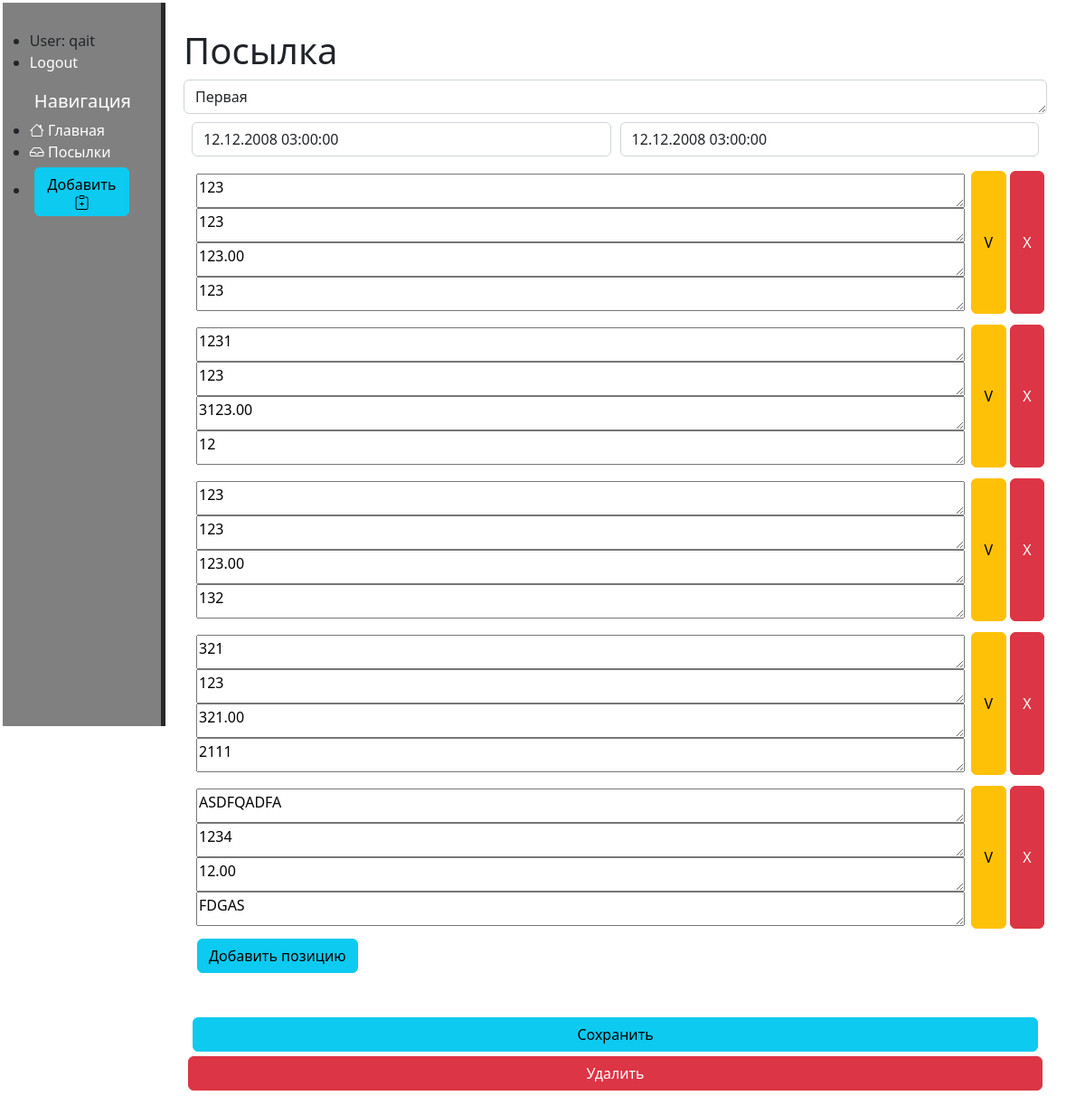
The app's page /posting_accounting/package_edit/1 (signed in) with its own data.
### PostingAccounting/models.py (models this page shows, shortened)
class Package(models.Model):
    orderDate = models.DateTimeField(verbose_name= 'Дата Заказа')
    unboxingDate = models.DateTimeField(verbose_name= 'Дата Распаковки')
    orderNomber = models.CharField("Номер", unique=True, max_length=250)
    orderItems =  models.ManyToOneRel("Items", field_name='orderItems',  on_delete=models.CASCADE, to='order')
    user = models.ForeignKey(User, verbose_name= 'Пользователь', on_delete=models.CASCADE, null=True)
    annotation = models.CharField("Номер", unique=True, max_length=250, null=True)

class Item(models.Model):
    sku = models.CharField(verbose_name="SKU", max_length=50)
    count = models.IntegerField(verbose_name="Количество")
    price = models.DecimalField(verbose_name="Цена", decimal_places=2, max_digits=10)
    order = models.ForeignKey(Package,verbose_name= 'Заказ', related_name= 'PackageItems', on_delete=models.CASCADE, null=True)
    url = models.CharField(verbose_name="ССЫЛКА", max_length=500, null=True)
    description = models.CharField(verbose_name="Описание", max_length=500, null=True)

### PostingAccounting/views.py (the view)
# urls.py: path('package_edit/<int:pk>', views.PackageUpdate.as_view(), name="package_edit"),
class PackageUpdate(UpdateView):
    model = Package
    template_name = "PostingAccounting/new_posting.html"
    form_class = PackageForm

### PostingAccounting/templates/PostingAccounting/new_posting.html (shortened to what this page needs)
{% extends 'PostingAccounting/layout.html' %}
{% load static  %}
    {% block content  %}
    <div class="center" style="display: block; width:80%">
        <h1>Посылка</h1>
        <form id="order-form" method="post">
            {{form.orderNomber}}
            <div style="display: flex; margin:4px;">
                {{form.orderDate}}
                {{form.unboxingDate}}
            </div>
            <div style="display: table;">
                {% for field in form.orderItems %}
                <div style="display: flex; float: left; width:100%; margin:4px;">
                    <div style="width:100%;">
                        {{field.description}}<br />
                        {{field.count}}<br />
                        {{field.price}}<br />
                        {{field.sku}}<br />
                    </div>
                    <button class="btn btn-warning" style="width:40px; margin:2px;"> V </button>
                    <button class="btn btn-danger" style="width: 40px; margin: 2px;"> Х </button>
                </div>
                {%endfor%}
                <div style="display:block">
                    <button id='js-open-modal' class="btn btn-info" data-modal="1" orderNomber=form.orderNomber> Добавить позицию</button>
                </div>
            </div>
            <br />
            <div style="display: grid;">
                <button class="btn btn-info" type="submit">Сохранить</button>
                {%if form.orderId%}
                <a href="{% url 'package_remove' form.orderId %}" class="btn btn-danger"> Удалить</a>
                {%endif%}
            </div>
        </form>
        {% include 'PostingAccounting/new_item.html' %}
    </div>
    {% endblock %}

### PostingAccounting/templates/PostingAccounting/layout.html (shortened to what this page needs)
﻿{% load static  %}
<!doctype html>
<html>
<head>
    <link rel="stylesheet" href="https://cdn.jsdelivr.net/npm/bootstrap@5.2.3/dist/css/bootstrap.min.css" />
    <link rel="stylesheet" href="https://cdn.jsdelivr.net/npm/bootstrap-icons@1.10.5/font/bootstrap-icons.css">
    <link rel="stylesheet" href="{% static 'main/css/main.css' %}" />
</head>
<body>
    <aside>
        {% if user.is_authenticated %}
        <ul class="sidebar-nav">
            <li>User: {{ user.get_username }}</li>
            <li><a href="../accounts/logout/">Logout</a></li>
        </ul>
        <p>Навигация</p>
        <ul>
            <li><a href="{% url 'home' %}"> <i class="bi bi-house"> </i>Главная </a>  </li>
            <li><a href="{% url 'PostingAccounting' %}"> <i class="bi bi-inbox"> </i>Посылки </a> </li>
            <li><form action="{% url 'package_add' %}"> <button class="btn btn-info">Добавить<i class="bi bi-clipboard-plus "></i></button></form></li>
        </ul>
        {% else %}
        <ul class="sidebar-nav">
            <li><a href="../api-auth/login/">Login</a></li>
            {% endif %}
    </aside>
    {% block content  %}
    {% endblock %}
</body>
</html>

### static/main/css/main.css (style rules this page uses)
body { background: white; margin:3px; }
p { margin: 5px; }
div { margin: 5px; }
button { margin: 5px; border-radius: 5px; }
input { margin: 5px; border-radius: 5px; }
aside { float: left; width: 180px; padding: 2.5%; height: 100vh; border-right: 5px solid #2a2727; background: grey; }
aside ul { padding-left: 0rem; }
aside p { color: white; font-size: 20px; }
aside a { color: white; text-decoration: none; white-space: nowrap; }
body .center { margin-left: 200px; width:100%; }

### records on screen
Package: orderNomber "Первая", orderDate "12.12.2008 03:00:00", unboxingDate "12.12.2008 03:00:00"
Item: description "123", count "123", price "123.00", sku "123"
Item: description "1231", count "123", price "3123.00", sku "12"
Item: description "123", count "123", price "123.00", sku "132"
Item: description "321", count "123", price "321.00", sku "2111"
Item: description "ASDFQADFA", count "1234", price "12.00", sku "FDGAS"

### other values on screen
{{ user.get_username }} "qait"
